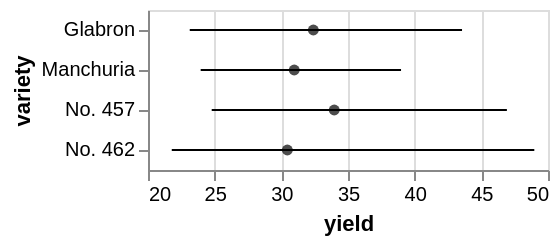

Describe this chart as a Vega-Lite specification.
### Vega specification from a JSON file in a GitHub repository (floating-point values rounded to 4 significant figures)
{"$schema": "https://vega.github.io/schema/vega/v4.json", "autosize": "pad", "padding": 5, "width": 200, "style": "cell", "data": [{"name": "source_0", "values": [{"lower_yield": 23.13, "upper_yield": 43.55, "center": 32.4, "variety": "Glabron"}, {"lower_yield": 23.95, "upper_yield": 38.98, "center": 30.97, "variety": "Manchuria"}, {"lower_yield": 24.78, "upper_yield": 46.92, "center": 33.97, "variety": "No. 457"}, {"lower_yield": 21.78, "upper_yield": 48.97, "center": 30.45, "variety": "No. 462"}]}, {"name": "data_1", "source": "source_0", "transform": [{"type": "formula", "expr": "datum.upper_yield", "as": "lower_upper_yield"}, {"type": "formula", "expr": "datum.lower_yield", "as": "upper_upper_yield"}]}], "signals": [{"name": "y_step", "value": 20}, {"name": "height", "update": "bandspace(domain('y').length, 0, 0) * y_step"}], "marks": [{"name": "layer_0_layer_0_marks", "type": "rule", "style": ["rule", "errorbar-rule"], "from": {"data": "data_1"}, "encode": {"update": {"stroke": [{"test": "datum[\"lower_upper_yield\"] === null || isNaN(datum[\"lower_upper_yield\"])", "value": null}, {"value": "black"}], "tooltip": {"signal": "{\"yield\": format(datum[\"lower_upper_yield\"], \"\"), \"upper_upper_yield\": format(datum[\"upper_upper_yield\"], \"\"), \"variety\": ''+datum[\"variety\"]}"}, "x": {"scale": "x", "field": "lower_upper_yield"}, "y": {"scale": "y", "field": "variety", "band": 0.5}, "x2": {"scale": "x", "field": "upper_upper_yield"}}}}, {"name": "layer_1_marks", "type": "symbol", "style": ["point"], "from": {"data": "source_0"}, "encode": {"update": {"opacity": {"value": 0.7}, "fill": [{"test": "datum[\"center\"] === null || isNaN(datum[\"center\"])", "value": null}, {"value": "black"}], "tooltip": {"signal": "{\"center\": format(datum[\"center\"], \"\"), \"variety\": ''+datum[\"variety\"]}"}, "x": {"scale": "x", "field": "center"}, "y": {"scale": "y", "field": "variety", "band": 0.5}}}}], "scales": [{"name": "x", "type": "linear", "domain": {"fields": [{"data": "data_1", "field": "lower_upper_yield"}, {"data": "data_1", "field": "upper_upper_yield"}, {"data": "source_0", "field": "center"}]}, "range": [0, {"signal": "width"}], "zero": false, "nice": true}, {"name": "y", "type": "band", "domain": {"fields": [{"data": "data_1", "field": "variety"}, {"data": "source_0", "field": "variety"}], "sort": true}, "range": {"step": {"signal": "y_step"}}, "paddingInner": 0, "paddingOuter": 0}], "axes": [{"scale": "x", "orient": "bottom", "grid": false, "title": "yield", "labelFlush": true, "labelOverlap": true, "tickCount": {"signal": "floor(width/40) + 1"}, "zindex": 1}, {"scale": "x", "orient": "bottom", "gridScale": "y", "grid": true, "tickCount": {"signal": "floor(width/40) + 1"}, "domain": false, "labels": false, "maxExtent": 0, "minExtent": 0, "ticks": false, "zindex": 0}, {"scale": "y", "orient": "left", "grid": false, "title": "variety", "labelOverlap": true, "zindex": 1}], "config": {"axisY": {"minExtent": 30}}}
